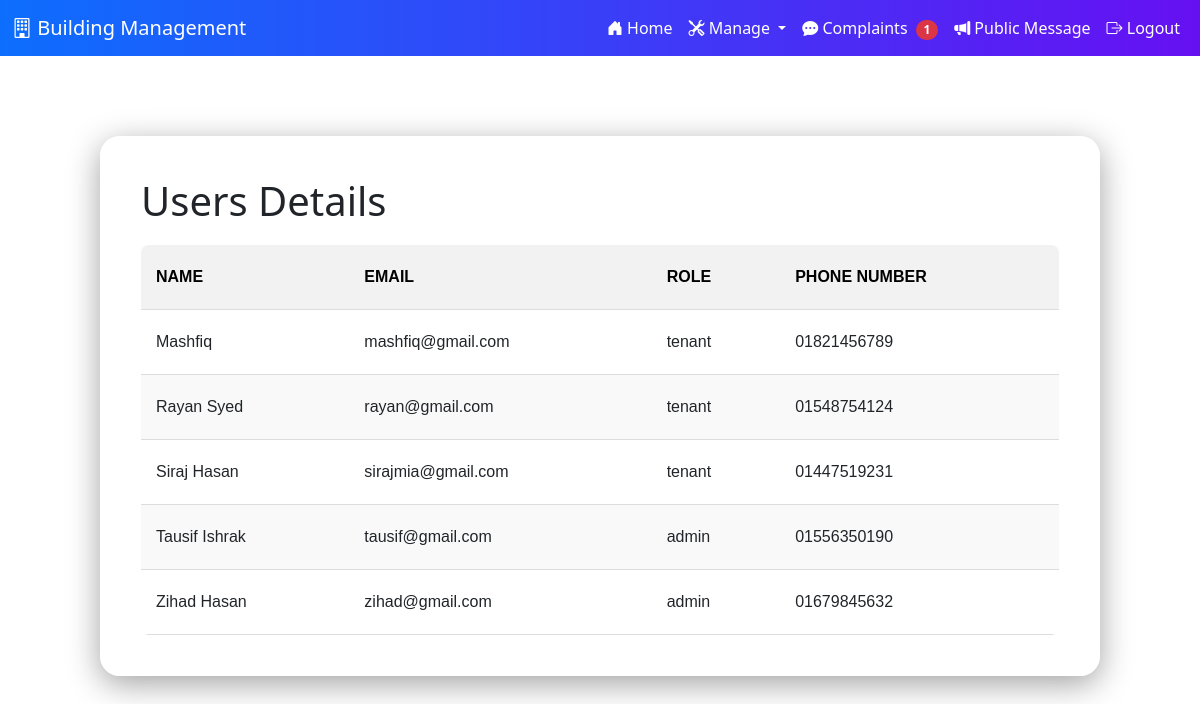
Screenshot of /adminusers.php with the database file from the repository.
### tables this page shows
CREATE TABLE `users` (
  `name` text NOT NULL,
  `email` varchar(50) NOT NULL,
  `password` varchar(255) NOT NULL,
  `role` text NOT NULL,
  `phone_number` varchar(30) NOT NULL
);

### adminusers.php (the view, shortened to what this page needs)
<!DOCTYPE html>
<html>
<head>
    <link href="https://cdn.jsdelivr.net/npm/bootstrap@5.3.0/dist/css/bootstrap.min.css" rel="stylesheet">
    <link rel="stylesheet" href="https://cdn.jsdelivr.net/npm/bootstrap-icons@1.10.5/font/bootstrap-icons.css">
    <link rel="stylesheet" href="https://cdnjs.cloudflare.com/ajax/libs/font-awesome/6.5.0/css/all.min.css">
    <link rel="stylesheet" href="adminstyle.css">
</head>
<body class="body">
    <?php include('navbar.php'); ?>
    <main>
    <section class="tenants2">
        <div class="tenants_box">
            <h1>Users Details</h1>
            <table class="tenants_table">
                <thead>
                    <tr>
                        <th>Name</th>
                        <th>Email</th>
                        <th>Role</th>
                        <th>Phone Number</th>
                    </tr>
                </thead>
                <tbody>
                <?php
                    require_once("DBconnect.php");
                    $sql = "SELECT name, email, role, phone_number FROM users";
                    $result = mysqli_query($conn, $sql);
                    if(mysqli_num_rows($result) > 0){
                        while($row = mysqli_fetch_array($result)){
                ?>
                <tr>
                    <td><?php echo $row["name"]; ?></td>
                    <td><?php echo $row["email"]; ?></td>
                    <td><?php echo $row["role"]; ?></td>
                    <td><?php echo $row["phone_number"]; ?></td>
                </tr>
                <?php
                        }
                    } else {
                ?>
                <tr>
                    <td colspan="4" style="text-align: center;">No users found.</td>
                </tr>
                <?php
                    }
                ?>
                </tbody>
            </table>
        </div>
    </section>
    </main>
</body>
</html>

### adminstyle.css (style rules this page uses)
.body { background: linear-gradient(135deg, #e0f7fa, #f1f8e9); font-family: 'Segoe UI', Tahoma, Geneva, Verdana, sans-serif; min-height: 100vh; color: #212529; background-image: url('img/modern-tokyo-street-background.jpg'); background-repeat: no-repeat; background-position: center; background-size: cover; background-attachment: fixed; }
.tenants2 { margin-top: 80px; max-width: 1000px; width: 95%; margin: 80px auto 0; padding: 40px; background-color: rgba(255, 255, 255, 0.8); backdrop-filter: blur(10px); border-radius: 20px; border: 1px solid rgba(255, 255, 255, 0.2); box-shadow: 0 8px 32px 0 rgba(0, 0, 0, 0.37); display: flex; flex-direction: column; justify-content: center; z-index: 2; }
.tenants_box { overflow-x: auto; }
.tenants_table { width: 100%; border-collapse: collapse; margin-top: 20px; font-family: Arial, sans-serif; border-radius: 8px; overflow: hidden; table-layout: auto; }
.tenants_table th, .tenants_table td { padding: 20px 15px; text-align: left; border-bottom: 1px solid #ddd; white-space: nowrap; }
.tenants_table th { background-color: #f2f2f2; color: #000; font-weight: bold; text-transform: uppercase; }
.tenants_table tbody tr:nth-child(even) { background-color: #f9f9f9; }

### rows the page displays
users: name "Mashfiq", email "mashfiq@gmail.com", role "tenant", phone_number "01821456789"
users: name "Rayan Syed", email "rayan@gmail.com", role "tenant", phone_number "01548754124"
users: name "Siraj Hasan", email "sirajmia@gmail.com", role "tenant", phone_number "01447519231"
users: name "Tausif Ishrak", email "tausif@gmail.com", role "admin", phone_number "01556350190"
users: name "Zihad Hasan", email "zihad@gmail.com", role "admin", phone_number "01679845632"

### other values shown
$pending_complaints "1"
